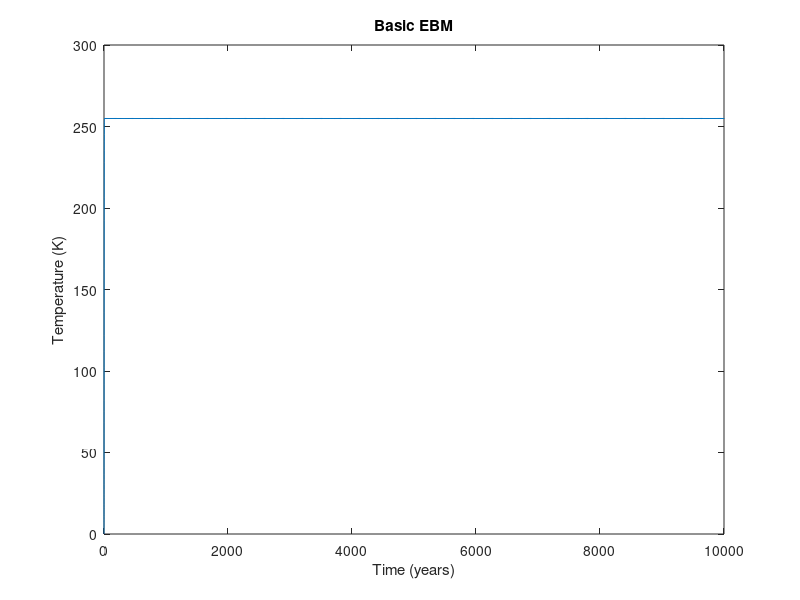
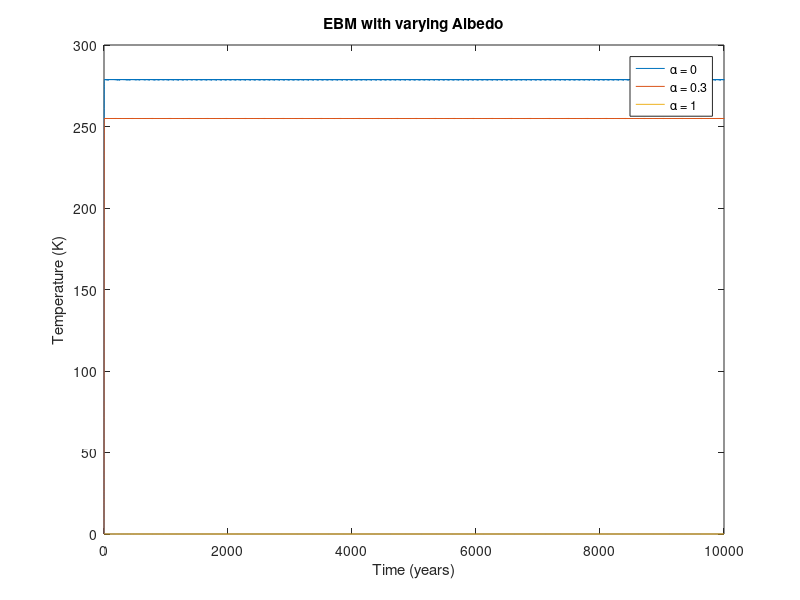
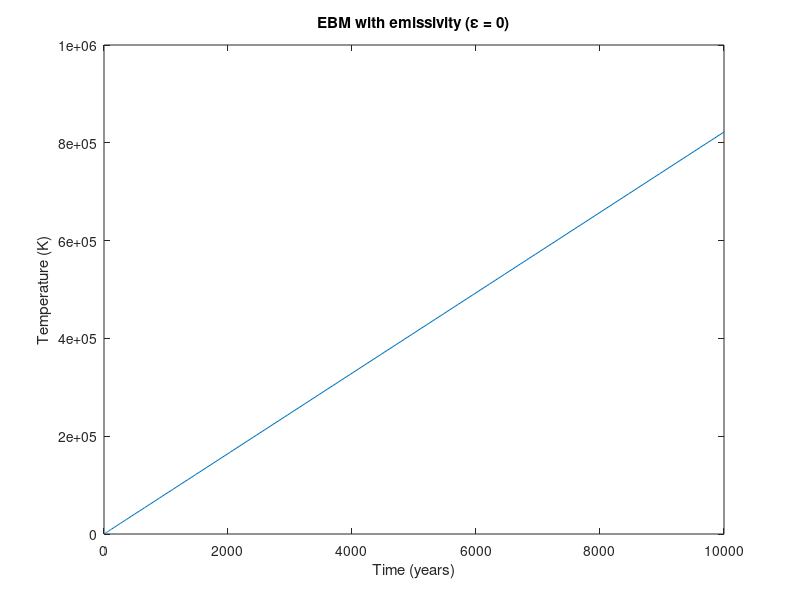
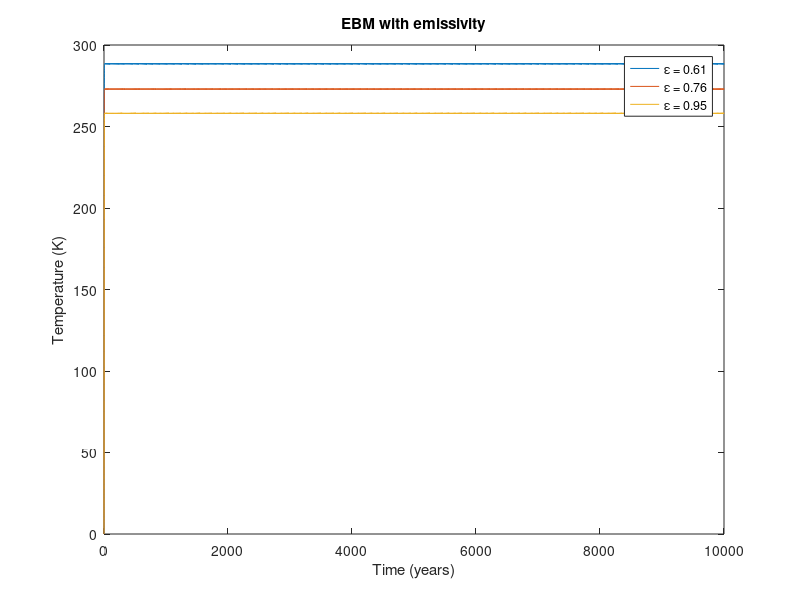

These charts were generated, in order, by the following MATLAB code:
% Global Temperature Modeling (INFO-F305)
% This script contains models for simulating the global average temperature.

%%% CONSTANTS %%%
R = 2.912;                          % Heat capacity (W-yr/m^2/K)
Q = 342;                            % Average global solar radiation (W/m^2)
alpha = 0.3;                        % Albedo of the planet
sigma = 5.67e-8;                    % Stefan-Boltzmann constant (W/m^2/K^4)
T0 = 0;                             % Starting from freezing point of water
tspan = [0, 10000];                 % Simulate for 10000 years

%%% QUESTION 1 %%%
[t, T] = ode45(@(t, T) (Q * (1 - alpha) - sigma * T^4) / R, tspan, T0);

plot(t, T);
title('Basic EBM');
xlabel('Time (years)');
ylabel('Temperature (K)');

%%% QUESTION 2 %%%
alphas = [0, 0.3, 1];
legends = cell(1, 3);
figure; % Open a new figure window
for i = 1:length(alphas)
    a = alphas(i);
    [t, T] = ode45(@(t, T) (Q * (1 - a) - sigma * T^4) / R, tspan, T0);
    legends{i} = ['α = ', num2str(a)];
    plot(t, T);
    hold on;
end
hold off;

title('EBM with varying Albedo');
legend(legends);
xlabel('Time (years)');
ylabel('Temperature (K)');

%%% QUESTION 3 %%%
% emissivity = 0
epsilon = 0.00; % Emissivity factor
figure;
[t, T] = ode45(@(t, T) (Q * (1 - alpha) - epsilon * sigma * T^4) / R, tspan, T0);
plot(t, T);
title('EBM with emissivity (ε = 0)');
xlabel('Time (years)');
ylabel('Temperature (K)');

% emissivity in [0.61, 0.76, 0.95]
epsilons = [0.61, 0.76, 0.95];
legends = cell(1, 3);
figure;
for i = 1:length(epsilons)
    e = epsilons(i);
    [t, T] = ode45(@(t, T) (Q * (1 - alpha) - e * sigma * T^4) / R, tspan, T0);
    legends{i} = ['ε = ', num2str(e)];
    plot(t, T);
    hold on;
end
hold off;

title('EBM with emissivity');
legend(legends);
xlabel('Time (years)');
ylabel('Temperature (K)');


%%% QUESTION 4 %%%
% OLR depending on Temperature in Celsius
T0 = -273.15;               % Temperature in Celsius (0K)
R = 2.912;                  % Heat capacity (W-yr/m^2/K)
A = 202;                    % Constant in W/m^2
B = 1.90;                   % Constant in W/m^2/°C

% Temperature conversion is not needed for constants A and B as they are already for °C.
% However, the temperature T in the equation must be converted from Kelvin to Celsius.
figure;
[t, T] = ode45(@(t, T) (Q * (1 - alpha) - (A + B * T)) / R, tspan, T0);
plot(t, T);
title('EBM with Temperature-Dependent OLR (in Celsius)');
xlabel('Time (years)');
ylabel('Temperature (C)');


%%% QUESTION 5 %%%
% Albedo depending on Temperature
T0 = 14.84; % Temperature in Celsius
alpha_temp = @(T) 0.5 + 0.2 * tanh(0.1 * (265 - T));

[t5, T5] = ode45(@(t, T) (Q * (1 - alpha_temp(T)) - epsilon * sigma * T^4) / R, tspan, T0);
figure; % Open a new figure window
plot(t5, T5);
title('EBM with Temperature-Dependent Albedo');
xlabel('Time (years)');
ylabel('Temperature (C)');
